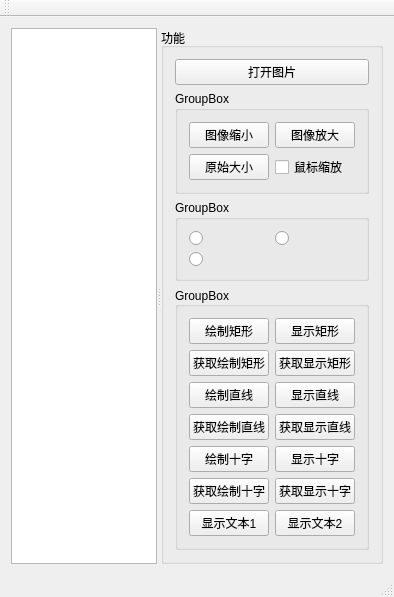
<?xml version="1.0" encoding="UTF-8"?>
<ui version="4.0">
 <class>MainWindow</class>
 <widget class="QMainWindow" name="MainWindow">
  <property name="geometry">
   <rect>
    <x>0</x>
    <y>0</y>
    <width>394</width>
    <height>413</height>
   </rect>
  </property>
  <property name="windowTitle">
   <string>MainWindow</string>
  </property>
  <widget class="QWidget" name="centralWidget">
   <layout class="QGridLayout" name="gridLayout_2">
    <item row="0" column="0">
     <widget class="QSplitter" name="splitter">
      <property name="orientation">
       <enum>Qt::Horizontal</enum>
      </property>
      <widget class="ImageView" name="graphicsView"/>
      <widget class="QGroupBox" name="groupBox">
       <property name="minimumSize">
        <size>
         <width>0</width>
         <height>0</height>
        </size>
       </property>
       <property name="maximumSize">
        <size>
         <width>300</width>
         <height>16777215</height>
        </size>
       </property>
       <property name="title">
        <string>功能</string>
       </property>
       <layout class="QGridLayout" name="gridLayout">
        <item row="0" column="0">
         <widget class="QPushButton" name="btnOpen">
          <property name="text">
           <string>打开图片</string>
          </property>
         </widget>
        </item>
        <item row="1" column="0">
         <widget class="QGroupBox" name="groupBox_2">
          <property name="title">
           <string>GroupBox</string>
          </property>
          <layout class="QGridLayout" name="gridLayout_3">
           <item row="0" column="0">
            <widget class="QPushButton" name="btnZoonOut">
             <property name="text">
              <string>图像缩小</string>
             </property>
            </widget>
           </item>
           <item row="1" column="0">
            <widget class="QPushButton" name="btnResetSize">
             <property name="text">
              <string>原始大小</string>
             </property>
            </widget>
           </item>
           <item row="0" column="1">
            <widget class="QPushButton" name="btnZoonIn">
             <property name="text">
              <string>图像放大</string>
             </property>
            </widget>
           </item>
           <item row="1" column="1">
            <widget class="QCheckBox" name="checkBox">
             <property name="text">
              <string>鼠标缩放</string>
             </property>
            </widget>
           </item>
          </layout>
         </widget>
        </item>
        <item row="2" column="0">
         <widget class="QGroupBox" name="groupBox_3">
          <property name="title">
           <string>GroupBox</string>
          </property>
          <layout class="QGridLayout" name="gridLayout_4">
           <item row="0" column="0">
            <widget class="QRadioButton" name="rbtnNoDrag">
             <property name="toolTip">
              <string>无任何操作</string>
             </property>
             <property name="text">
              <string/>
             </property>
             <property name="icon">
              <iconset resource="icon.qrc">
               <normaloff>:/Icon/Icon/shubiaojiantou.png</normaloff>:/Icon/Icon/shubiaojiantou.png</iconset>
             </property>
            </widget>
           </item>
           <item row="0" column="1">
            <widget class="QRadioButton" name="rbtnScrollHandDrag">
             <property name="toolTip">
              <string>拖动图像</string>
             </property>
             <property name="text">
              <string/>
             </property>
             <property name="icon">
              <iconset resource="icon.qrc">
               <normaloff>:/Icon/Icon/shouzhang.png</normaloff>:/Icon/Icon/shouzhang.png</iconset>
             </property>
            </widget>
           </item>
           <item row="1" column="0">
            <widget class="QRadioButton" name="rbtnRubberBandDrag">
             <property name="toolTip">
              <string>选择区域</string>
             </property>
             <property name="text">
              <string/>
             </property>
             <property name="icon">
              <iconset resource="icon.qrc">
               <normaloff>:/Icon/Icon/xuanzekuang.png</normaloff>:/Icon/Icon/xuanzekuang.png</iconset>
             </property>
            </widget>
           </item>
          </layout>
         </widget>
        </item>
        <item row="3" column="0">
         <widget class="QGroupBox" name="groupBox_4">
          <property name="focusPolicy">
           <enum>Qt::NoFocus</enum>
          </property>
          <property name="contextMenuPolicy">
           <enum>Qt::DefaultContextMenu</enum>
          </property>
          <property name="title">
           <string>GroupBox</string>
          </property>
          <property name="alignment">
           <set>Qt::AlignLeading|Qt::AlignLeft|Qt::AlignVCenter</set>
          </property>
          <property name="flat">
           <bool>false</bool>
          </property>
          <property name="checkable">
           <bool>false</bool>
          </property>
          <layout class="QGridLayout" name="gridLayout_5">
           <item row="5" column="0">
            <widget class="QPushButton" name="btnGetDrawCross">
             <property name="text">
              <string>获取绘制十字</string>
             </property>
            </widget>
           </item>
           <item row="2" column="0">
            <widget class="QPushButton" name="btnDrawLine">
             <property name="text">
              <string>绘制直线</string>
             </property>
            </widget>
           </item>
           <item row="5" column="1">
            <widget class="QPushButton" name="btnGetDispCross">
             <property name="text">
              <string>获取显示十字</string>
             </property>
            </widget>
           </item>
           <item row="1" column="0">
            <widget class="QPushButton" name="btnGetDrawRect">
             <property name="text">
              <string>获取绘制矩形</string>
             </property>
            </widget>
           </item>
           <item row="0" column="1">
            <widget class="QPushButton" name="btnDispRect">
             <property name="text">
              <string>显示矩形</string>
             </property>
            </widget>
           </item>
           <item row="4" column="1">
            <widget class="QPushButton" name="btnDispCross">
             <property name="text">
              <string>显示十字</string>
             </property>
            </widget>
           </item>
           <item row="1" column="1">
            <widget class="QPushButton" name="btnGetDispRect">
             <property name="text">
              <string>获取显示矩形</string>
             </property>
            </widget>
           </item>
           <item row="3" column="1">
            <widget class="QPushButton" name="btnGetDispLine">
             <property name="text">
              <string>获取显示直线</string>
             </property>
            </widget>
           </item>
           <item row="3" column="0">
            <widget class="QPushButton" name="btnGetDrawLine">
             <property name="text">
              <string>获取绘制直线</string>
             </property>
            </widget>
           </item>
           <item row="4" column="0">
            <widget class="QPushButton" name="btnDrawCross">
             <property name="text">
              <string>绘制十字</string>
             </property>
            </widget>
           </item>
           <item row="0" column="0">
            <widget class="QPushButton" name="btnDrawRect">
             <property name="text">
              <string>绘制矩形</string>
             </property>
            </widget>
           </item>
           <item row="2" column="1">
            <widget class="QPushButton" name="btnDispLine">
             <property name="text">
              <string>显示直线</string>
             </property>
            </widget>
           </item>
           <item row="6" column="0">
            <widget class="QPushButton" name="btnDispText1">
             <property name="text">
              <string>显示文本1</string>
             </property>
            </widget>
           </item>
           <item row="6" column="1">
            <widget class="QPushButton" name="btnDispText2">
             <property name="text">
              <string>显示文本2</string>
             </property>
            </widget>
           </item>
          </layout>
         </widget>
        </item>
       </layout>
      </widget>
     </widget>
    </item>
   </layout>
  </widget>
  <widget class="QMenuBar" name="menuBar">
   <property name="geometry">
    <rect>
     <x>0</x>
     <y>0</y>
     <width>394</width>
     <height>17</height>
    </rect>
   </property>
  </widget>
  <widget class="QToolBar" name="mainToolBar">
   <attribute name="toolBarArea">
    <enum>TopToolBarArea</enum>
   </attribute>
   <attribute name="toolBarBreak">
    <bool>false</bool>
   </attribute>
  </widget>
  <widget class="QStatusBar" name="statusBar"/>
 </widget>
 <layoutdefault spacing="6" margin="11"/>
 <customwidgets>
  <customwidget>
   <class>ImageView</class>
   <extends>QGraphicsView</extends>
   <header location="global">imageview.h</header>
  </customwidget>
 </customwidgets>
 <resources>
  <include location="icon.qrc"/>
 </resources>
 <connections/>
</ui>
